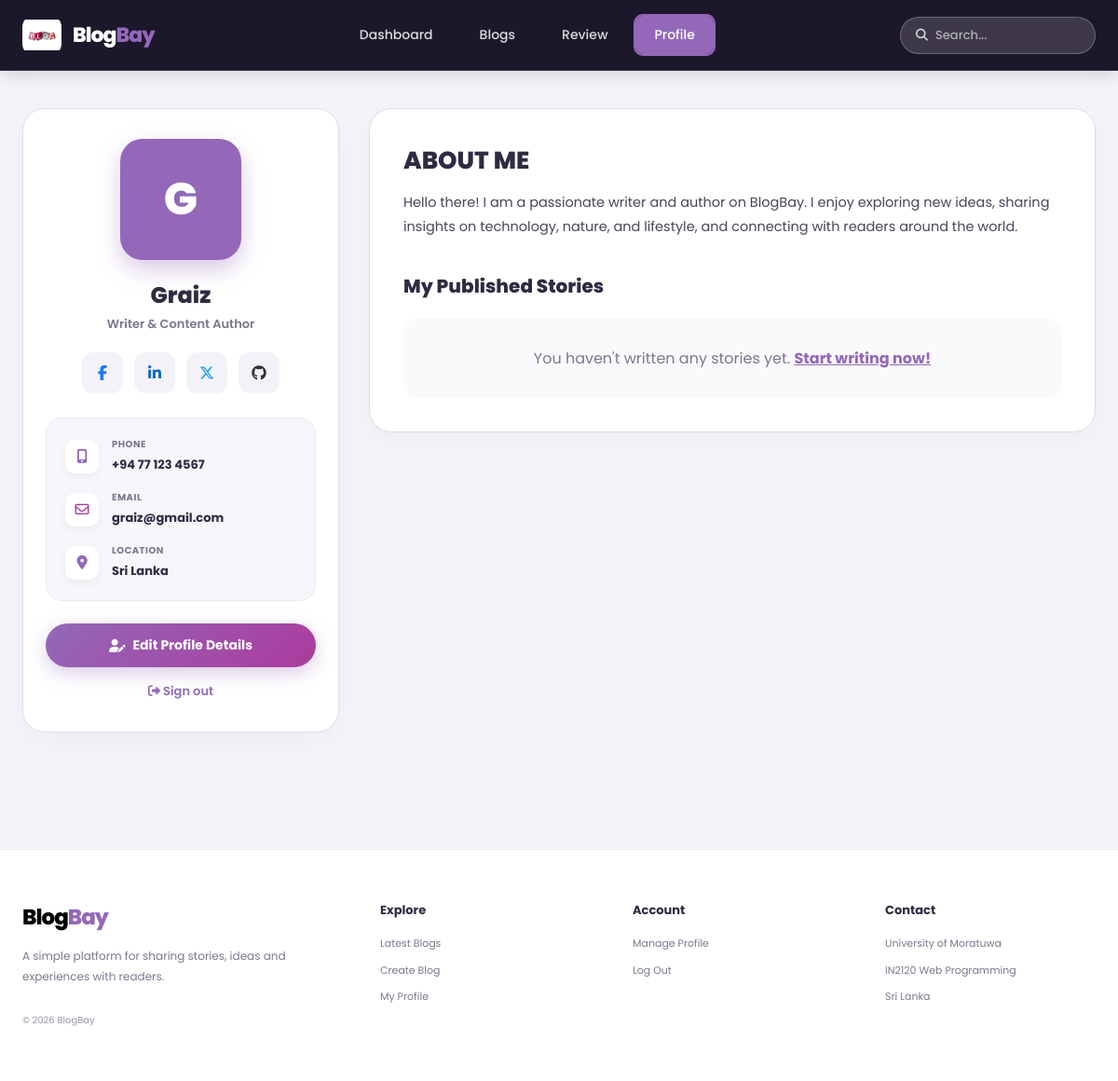
The page /profile.php (signed in) on the database its author committed.
### tables this page shows
CREATE TABLE `user` (
  `id` int(11) NOT NULL,
  `username` varchar(50) NOT NULL,
  `email` varchar(100) NOT NULL,
  `password` varchar(255) NOT NULL,
  `role` varchar(20) DEFAULT 'user'
);

### profile.php (the view, shortened to what this page needs)
<?php
include "config.php";
include "site_config.php";
$userID = (int) $_SESSION['user_id'];
mysqli_query($conn, "CREATE TABLE IF NOT EXISTS `user_profiles` (
    `id` INT AUTO_INCREMENT PRIMARY KEY,
    `user_id` INT NOT NULL UNIQUE,
    `designation` VARCHAR(100) DEFAULT 'Writer & Content Author',
    `phone` VARCHAR(50) DEFAULT NULL,
    `location` VARCHAR(100) DEFAULT NULL,
    `bio` TEXT DEFAULT NULL,
    `profile_pic` VARCHAR(255) DEFAULT NULL,
    `facebook` VARCHAR(255) DEFAULT NULL,
    `linkedin` VARCHAR(255) DEFAULT NULL,
    `twitter` VARCHAR(255) DEFAULT NULL,
    `github` VARCHAR(255) DEFAULT NULL,
    `updated_at` TIMESTAMP DEFAULT CURRENT_TIMESTAMP ON UPDATE CURRENT_TIMESTAMP,
    FOREIGN KEY (`user_id`) REFERENCES `user`(`id`) ON DELETE CASCADE
) ENGINE=InnoDB DEFAULT CHARSET=utf8mb4;");
mysqli_query($conn, "INSERT IGNORE INTO `user_profiles` (`user_id`) VALUES ($userID)");
$sql = "SELECT u.id, u.username, u.email, u.role,
               p.designation, p.phone, p.location, p.bio, p.profile_pic,
               p.facebook, p.linkedin, p.twitter, p.github
        FROM user u
        LEFT JOIN user_profiles p ON u.id = p.user_id
        WHERE u.id = $userID LIMIT 1";
$result = mysqli_query($conn, $sql);
$user = mysqli_fetch_assoc($result);
$blogsSQL = "SELECT * FROM blogpost WHERE user_id = $userID ORDER BY created_at DESC";
$myBlogsRes = mysqli_query($conn, $blogsSQL);
?>
<!DOCTYPE html>
<html lang="en">
<head>
    <link rel="stylesheet" href="css/profile_v2.css?v=<?php echo time(); ?>">
    <link rel="stylesheet" href="css/footer.css?v=5">
    <link rel="stylesheet" href="https://cdnjs.cloudflare.com/ajax/libs/font-awesome/6.7.2/css/all.min.css">
</head>
<body>
<header class="hero-navbar">
    <div class="hero-navbar-inner">
        <a href="dashboard.php" class="hero-brand">
            <img src="images/logo.png" alt="Logo">
            <?php echo renderSiteName(); ?>
        </a>
        <nav class="hero-nav-links">
            <a href="dashboard.php" class="hero-nav-item">Dashboard</a>
            <a href="dashboard.php#blogGrid" class="hero-nav-item">Blogs</a>
            <a href="reviews.php" class="hero-nav-item">Review</a>
            <a href="profile.php" class="hero-nav-item active">Profile</a>
        </nav>
        <div class="hero-search-box" style="position: relative; display: flex; align-items: center; background: rgba(255, 255, 255, 0.15) !important; border: 1px solid rgba(255, 255, 255, 0.25) !important; border-radius: 999px !important; padding: 6px 16px !important; width: 210px !important;">
            <i class="fa-solid fa-magnifying-glass" style="color: rgba(255, 255, 255, 0.8) !important; margin-right: 8px !important; font-size: 13px !important;"></i>
            <input id="blogSearch" type="text" placeholder="Search..." style="background: transparent !important; border: none !important; outline: none !important; color: #ffffff !important; font-size: 13px !important; width: 100% !important; box-shadow: none !important; padding: 0 !important; margin: 0 !important; height: auto !important;" onkeydown="if(event.key==='Enter'){ window.location.href='dashboard.php?search='+encodeURIComponent(this.value); }">
        </div>
    </div>
</header>
<main class="profile-wrapper">
    <div class="profile-layout-grid">
        <aside class="author-profile-card">
            <?php echo renderUserAvatar($user['username'], $user['profile_pic'], 'author-avatar-badge'); ?>
            <div class="author-name-title">
                <h1><?php echo htmlspecialchars($user['username']); ?></h1>
                <div class="author-designation">
                    <?php echo htmlspecialchars(!empty($user['designation']) ? $user['designation'] : 'Writer & Content Author'); ?>
                </div>
            </div>
            <div class="social-icons-row">
                <a href="<?php echo !empty($user['facebook']) ? htmlspecialchars($user['facebook']) : '#'; ?>" target="_blank" class="social-icon-btn" title="Facebook">
                    <i class="fa-brands fa-facebook-f" style="color:#1877f2;"></i>
                </a>
                <a href="<?php echo !empty($user['linkedin']) ? htmlspecialchars($user['linkedin']) : '#'; ?>" target="_blank" class="social-icon-btn" title="LinkedIn">
                    <i class="fa-brands fa-linkedin-in" style="color:#0a66c2;"></i>
                </a>
                <a href="<?php echo !empty($user['twitter']) ? htmlspecialchars($user['twitter']) : '#'; ?>" target="_blank" class="social-icon-btn" title="Twitter / X">
                    <i class="fa-brands fa-x-twitter" style="color:#1da1f2;"></i>
                </a>
                <a href="<?php echo !empty($user['github']) ? htmlspecialchars($user['github']) : '#'; ?>" target="_blank" class="social-icon-btn" title="GitHub">
                    <i class="fa-brands fa-github" style="color:#333;"></i>
                </a>
            </div>
            <div class="contact-info-card">
                <div class="info-item">
                    <div class="info-icon"><i class="fa-solid fa-mobile-screen-button"></i></div>
                    <div class="info-text">
                        <span>Phone</span>
                        <strong><?php echo htmlspecialchars(!empty($user['phone']) ? $user['phone'] : '+94 77 123 4567'); ?></strong>
                    </div>
                </div>
                <div class="info-item">
                    <div class="info-icon" style="color:#ab3b9d;"><i class="fa-regular fa-envelope"></i></div>
                    <div class="info-text">
                        <span>Email</span>
                        <strong><?php echo htmlspecialchars($user['email']); ?></strong>
                    </div>
                </div>
                <div class="info-item">
                    <div class="info-icon" style="color:#9368b8;"><i class="fa-solid fa-location-dot"></i></div>
                    <div class="info-text">
                        <span>Location</span>
                        <strong><?php echo htmlspecialchars(!empty($user['location']) ? $user['location'] : 'Sri Lanka'); ?></strong>
                    </div>
                </div>
            </div>
            <button class="toggle-edit-btn" onclick="toggleEditForm()">
                <i class="fa-solid fa-user-pen"></i> Edit Profile Details
            </button>
            <a href="logout.php" style="display:inline-block; margin-top:16px; color:var(--purple); font-size:13px; font-weight:600; text-decoration:none;">
                <i class="fa-solid fa-right-from-bracket"></i> Sign out
            </a>
        </aside>
        <section class="profile-content-card">
            <h2 class="section-header-title">ABOUT ME</h2>
            <p class="about-text-content">
                <?php
                if (!empty($user['bio'])) {
                    echo nl2br(htmlspecialchars($user['bio']));
                } else {
                    echo "Hello there! I am a passionate writer and author on BlogBay. I enjoy exploring new ideas, sharing insights on technology, nature, and lifestyle, and connecting with readers around the world.";
                }
                ?>
            </p>
            <h3 class="sub-section-title">My Published Stories</h3>
            <div class="my-blogs-grid">
                <?php
                if ($myBlogsRes && mysqli_num_rows($myBlogsRes) > 0) {
                    while ($blog = mysqli_fetch_assoc($myBlogsRes)) {
                ?>
                    <article class="my-blog-card">
                        <div>
                            <a href="view_blog.php?id=<?php echo (int)$blog['id']; ?>" class="my-blog-title">
                                <?php echo htmlspecialchars($blog['title']); ?>
                            </a>
                            <div class="my-blog-date">
                                Published on <?php echo date("M d, Y", strtotime($blog['created_at'])); ?>
                            </div>
                        </div>
                        <div class="my-blog-actions">
                            <a href="edit_blog.php?id=<?php echo (int)$blog['id']; ?>" class="btn-sm-edit">Edit</a>
                            <a href="delete_blog.php?id=<?php echo (int)$blog['id']; ?>" class="btn-sm-delete" onclick="return confirm('Delete this blog?');">Delete</a>
                        </div>
                    </article>
                <?php
                    }
                } else {
                ?>
                    <div style="grid-column: 1 / -1; padding:30px; text-align:center; background:#faf9fc; border-radius:16px; color:var(--muted);">
                        You haven't written any stories yet. <a href="create_blog.php" style="color:var(--purple); font-weight:700;">Start writing now!</a>
                    </div>
                <?php } ?>
            </div>
        </section>
    </div>
</main>
<?php include "includes/footer.php"; ?>
</body>
</html>

### site_config.php (shortened to what this page needs)
<?php
function renderSiteName(): string
{
    return '<span class="site-name"><span class="site-name-blog">Blog</span><span class="site-name-bay">Bay</span></span>';
}
function renderUserAvatar(?string $username, ?string $profilePic, string $containerClass = 'author-avatar'): string
{
    $name = !empty($username) ? $username : 'U';
    $letter = htmlspecialchars(strtoupper(substr($name, 0, 1)));
    $classAttr = htmlspecialchars($containerClass);
    return '<div class="' . $classAttr . '">' . $letter . '</div>';
}
?>

### css/footer.css (style rules this page uses)
.site-name { display:inline-flex;align-items:baseline;font:inherit;font-weight:800;letter-spacing:-1px;line-height:1; }
.site-name-blog { color:#000000 !important; }
.site-name-bay { color:#9368b8 !important; }

### rows shown on the page
user: username "G", username "Graiz", email "graiz@gmail.com"

### other values the page prints
$siteName "BlogBay"
